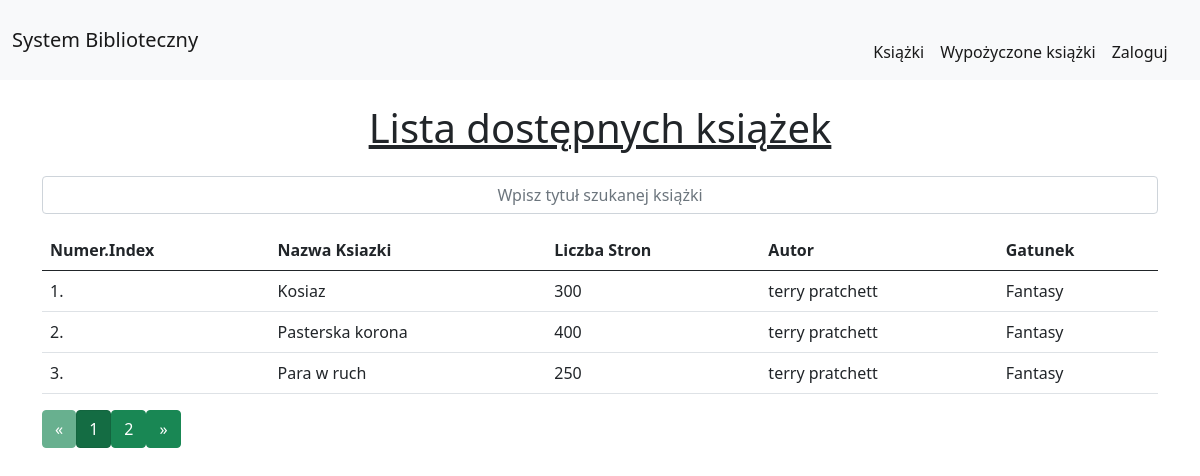
The page / on the database its author committed.
### Biblioteka/models.py (models this page shows, shortened)
class Books(models.Model):
    title = models.CharField(max_length=200)
    pages = models.IntegerField()
    author = models.ForeignKey(Author, on_delete=models.SET_NULL, null=True)
    genre = models.ForeignKey(Genre, on_delete=models.SET_NULL, null=True)
    class Meta:
        ordering = ['author']

class Author(models.Model):
    name = models.CharField(max_length=200)
    surname = models.CharField(max_length=200)
    def __str__(self):
        return str(self.name) + " " + str(self.surname)

class Genre(models.Model):
    name = models.CharField(max_length=200)
    def __str__(self):
        return str(self.name)

### Biblioteka/views.py (the view)
# urls.py: path("", views.index, name="index"),
def index(request):
    books = Books.objects.all()
    values = []
    page = request.GET.get('page', 1)
    paginator = Paginator(books, 3)
    try:
        books = paginator.page(page)
    except PageNotAnInteger:
        books = paginator.page(1)
    except EmptyPage:
        books = paginator.page(paginator.num_pages)
    for book in books:
        ask = Books.objects.filter(title=book.title).values('id')[0]['id']
        check = Borrowed.objects.filter(book=ask)
        check = len(check)
        if check != 0:
            ask = Books.objects.filter(title=book.title).values('id')[0]['id']
            values.append(ask)
    for val in values:
        books = books.exclude(id=val)
    return render(request, "index.html", {'books': books, 'values': values})

### Biblioteka/templates/index.html (shortened to what this page needs)
{% extends 'basic.html' %}
{% load static %}
{% block body %}
<div class="container mt-4">
    <h1 class="text-center"><u>Lista dostępnych książek</u></h1>
    <center><form method = "POST">{% csrf_token %}
        <div class="form-group col-md-12">
            <div class="row mt-4">
                <div class="input-group mb-3">
                    <input type="text" class="form-control text-center" id="searchBook" placeholder="Wpisz tytuł szukanej książki">
                </div>
            </div>
        </div>
    </form>
<div class="app-table">
    <table class="table table-hover">
        <thead>
            <tr>
                <th>Numer.Index</th>
                <th>Nazwa Ksiazki</th>
                <th>Liczba Stron</th>
                <th>Autor</th>
                <th>Gatunek</th>
            </tr>
        </thead>
        <tbody>
            {% for book in books %}
            <tr>
                <td>{{forloop.counter}}.</td>
                <td>{{book.title}}</td>
                <td>{{book.pages}}</td>
                <td>{{book.author}}</td>
                <td>{{book.genre}}</td>
    {% endfor %}
        </tbody>
    </table>
</div>
{% if books.has_other_pages %}
  <ul class="pagination">
    {% if books.has_previous %}
      <li><a href="?page={{ books.previous_page_number }}" class="btn btn-success">&laquo;</a></li>
    {% else %}
      <li class="disabled btn btn-success"><span>&laquo;</span></li>
    {% endif %}
    {% for i in books.paginator.page_range %}
      {% if books.number == i %}
        <li class="active btn btn-success"><span>{{ i }} </span></li>
      {% else %}
        <li><a href="?page={{ i }}" class="btn btn-success">{{ i }}</a></li>
      {% endif %}
    {% endfor %}
    {% if books.has_next %}
      <li><a href="?page={{ books.next_page_number }}" class="btn btn-success">&raquo;</a></li>
    {% else %}
      <li class="disabled btn btn-success"><span>&raquo;</span></li>
    {% endif %}
  </ul>
{% endif %}
</div>
{% endblock %}

### rows shown on the page
Books: title "Kosiaz", pages "300", author "terry pratchett", genre "Fantasy"
Books: title "Pasterska korona", pages "400", author "terry pratchett", genre "Fantasy"
Books: title "Para w ruch", pages "250", author "terry pratchett", genre "Fantasy"

### other values the page prints
{{ i }} "1"
{{ i }} "2"
